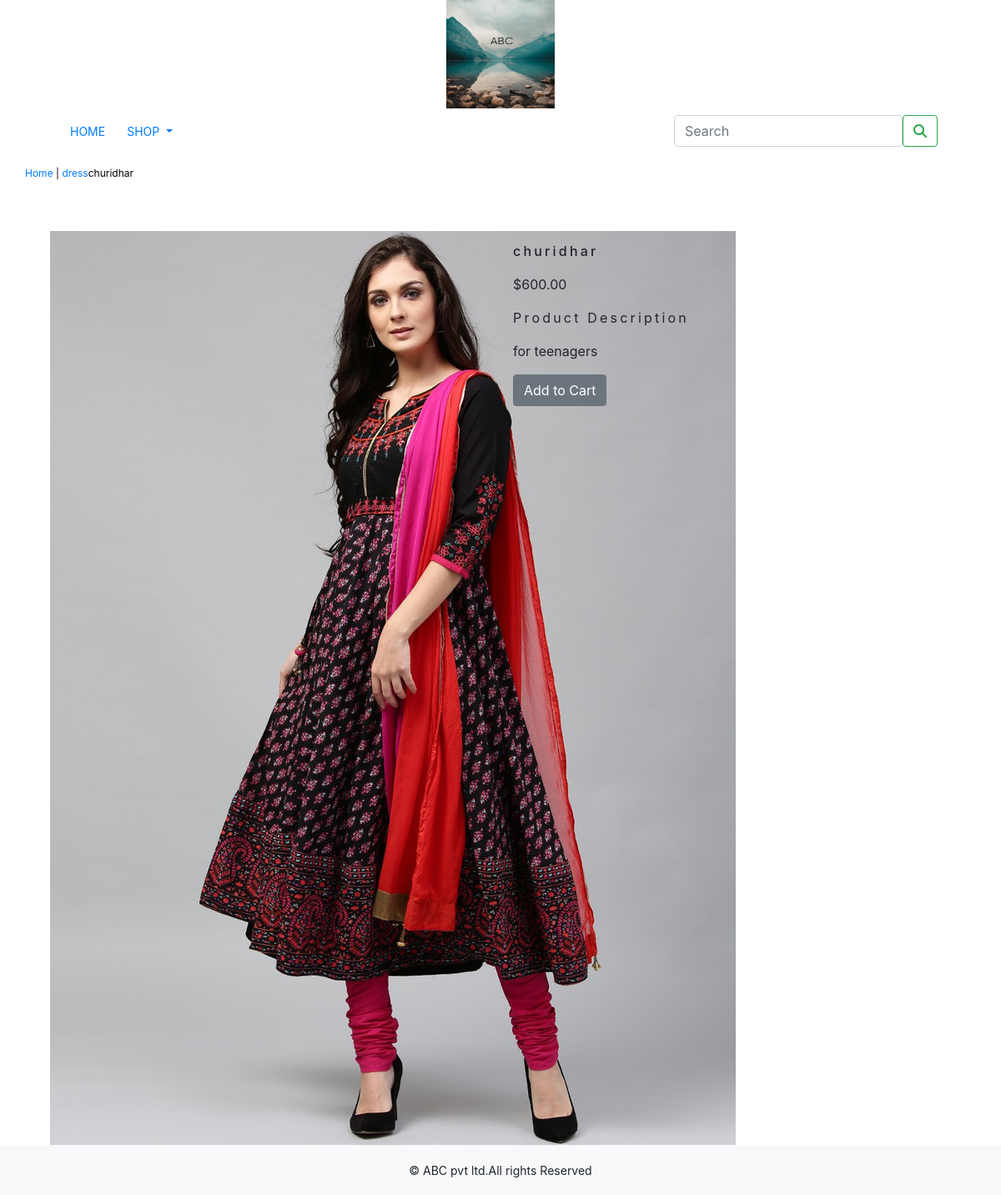
The page /dress/churidhar/ on the database its author committed.
### shop/models.py (models this page shows, shortened)
class Product(models.Model):
    name=models.CharField(max_length=250,unique=True)
    slug=models.SlugField(max_length=250,unique=True)
    description=models.TextField(blank=True)
    price=models.DecimalField(max_digits=10,decimal_places=2)
    category=models.ForeignKey(Category,on_delete=models.CASCADE)
    image=models.ImageField(upload_to='product',blank=True)
    stock=models.IntegerField()
    available=models.BooleanField(default=True)
    created=models.DateTimeField(auto_now_add=True)
    updated=models.DateTimeField(auto_now_add=True)
    class Meta:
        ordering=('name',)
        verbose_name='product'
        verbose_name_plural='products'

class Category(models.Model):
    name=models.CharField(max_length=250,unique=True)
    slug=models.SlugField(max_length=250,unique=True)
    description=models.TextField(blank=True)
    image=models.ImageField(upload_to='category',blank=True)
    class Meta:
        ordering=('name',)
        verbose_name='category'
        verbose_name_plural='categories'
    def get_url(self):
        return reverse('shop:products_by_category', args=[self.slug])
    def __str__(self):
        return '{}'.format(self.name)

### shop/views.py (the view)
# urls.py: path('<slug:c_slug>/<slug:product_slug>/', views.proDetail, name='prodCatdetail')
def proDetail(request,c_slug,product_slug):
    try:
        product=Product.objects.get(category__slug=c_slug,slug=product_slug)
    except Exception as e:
        raise e
    return render(request,'product.html',{'product':product})

### cart/context_processors.py (called while the page is built)
def counter(request):
    item_count=0
    if 'admin' in request.path:
        return {}
    else:
        try:
            cart=Cart.objects.filter(cart_id=_cart_id(request))
            cart_items=CartItem.objects.all().filter(cart=cart[:1])
            for cart_item in cart_items:
                item_count += cart_item.quantity
        except Cart.DoesNotExist:
            item_count=0
    return dict(item_count=item_count)

### cart/views.py (called while the page is built)
def _cart_id(request):
    cart=request.session.session_key
    if not cart:
        cart=request.session.create()
    return cart

### shop/context_processors.py (called while the page is built)
def menu_links(request):
    links=Category.objects.all()
    return dict(links=links)

### templates/product.html (shortened to what this page needs)
{% extends 'base.html' %}
{% load static %}
{% block content %}
<div class="row my_prod_row_class">
    <div class="mx_auto">
        <p> <a href="{% url 'shop:allProdCat' %}">Home</a> | <a href="{{product.category.get_url}}">{{product.category}}</a>{{product.name}}</p>
    </div>
</div>
<div class="container">
<br>
<div class="row">
    <div class="col-12 col-sm-12 col-md-12 col-lg-6 text-center">
        <div style="min-width:18rem">
            <img src="{{product.image.url}}" alt="{{product.name}}">
        </div>
    </div>
    <div class="col-12 col-sm-12 col-md-12 col-lg-6">
        <div>
        <h1 class="my_prod_title">{{product.name}}</h1>
        <p>${{product.price}}</p>
        <p class="my_title"> Product Description</p>
        <p class="text-justify my_prod_text">{{product.description}}</p>
        {% if product.stock <= 0 %}
        <p class="text-justify my_prod_text"><b>Out of stock</b></p>
        {% else %}
        <a class="btn btn-secondary" href="{% url 'cart:add_cart' product.id %}">Add to Cart</a>
        {% endif %}
    </div>
</div>
</div>
</div>
</div>
{% endblock %}

### static/css/custom.css (style rules this page uses)
body { font-family: 'Roboto', sans-serif; }
.my_title { font-size:16px; text_transform:uppercase; letter-spacing:.2em; }
.my_prod_row_class { padding-top:15px; padding-bottom:20px; }
.my_prod_row_class .mx_auto { color:#000; font-size:12px; text-decoration:none; }
.my_prod_title { font-size:16px; text_transform:uppercase; letter-spacing:.2em; padding-top:15px; padding-bottom:10px; }
.my_prod_text { padding-right:20px; }

### rows shown on the page
Product: category "dress", name "churidhar", image (picture), price "600.00", description "for teenagers"
